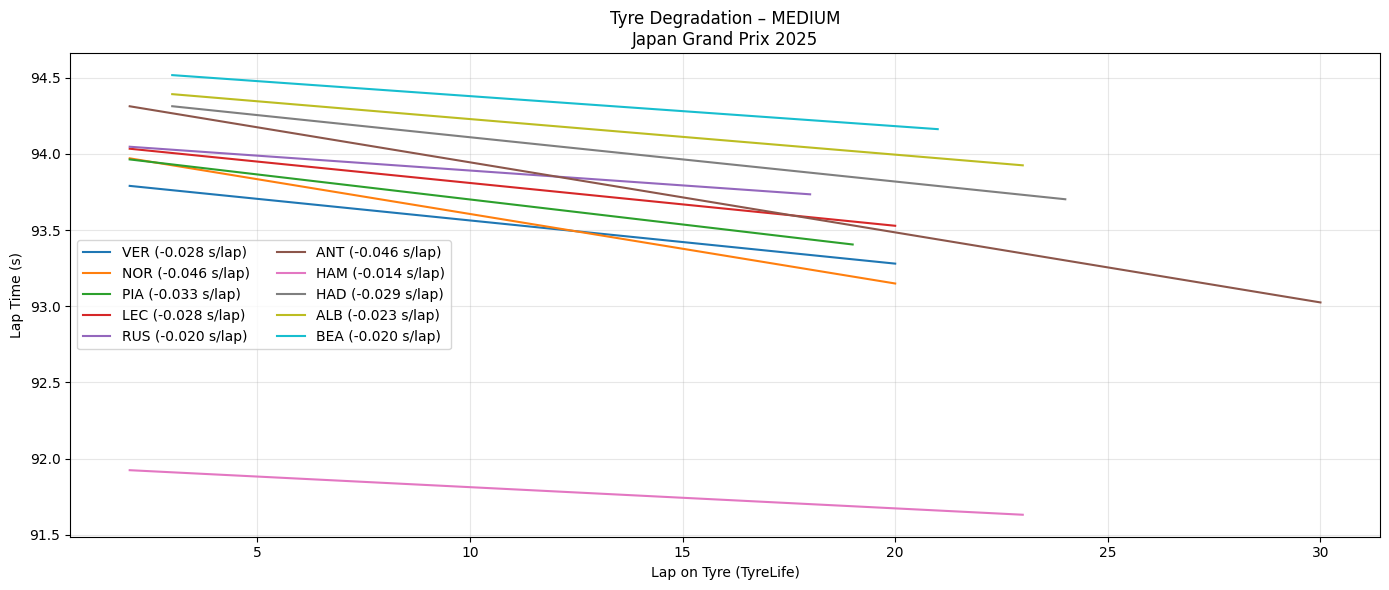

This chart was generated by the following Python code:
import fastf1, os
import pandas as pd
import numpy as np
import matplotlib.pyplot as plt
from pathlib import Path

# ========= CONFIG =========
YEAR = 2025
GP = "Japan Grand Prix"
SESSION = "R"
COMPOUND = "MEDIUM"      # SOFT / MEDIUM / HARD
TOP_N = 10             # Top N finishers
CACHE_DIR = Path("/content/fastf1_cache")

# ========= CACHE =========
CACHE_DIR.mkdir(parents=True, exist_ok=True)
fastf1.Cache.enable_cache(CACHE_DIR)

# ========= LOAD SESSION =========
session = fastf1.get_session(YEAR, GP, SESSION)
session.load()

laps = session.laps.copy()
laps = laps[laps["IsAccurate"]]

# Convert laptime to seconds
laps["LapTimeSec"] = laps["LapTime"].dt.total_seconds()

# ========= SELECT TOP DRIVERS =========
drivers = (
    session.results
    .sort_values("Position")
    .head(TOP_N)["Abbreviation"]
    .tolist()
)

laps = laps[laps["Driver"].isin(drivers)]

# ========= CLEAN LAPS =========
laps = laps[
    laps["PitInTime"].isna() &
    laps["PitOutTime"].isna() &
    (laps["Compound"] == COMPOUND)
]

# ========= REMOVE OUTLIERS (IQR PER DRIVER PER STINT) =========
clean = []

for (d, stint), dl in laps.groupby(["Driver", "Stint"]):
    if len(dl) < 5:
        continue

    q1, q3 = dl["LapTimeSec"].quantile([0.25, 0.75])
    iqr = q3 - q1

    dl = dl[
        (dl["LapTimeSec"] >= q1 - 1.5 * iqr) &
        (dl["LapTimeSec"] <= q3 + 1.5 * iqr)
    ]

    clean.append(dl)

clean = pd.concat(clean)

# ========= PLOT TYRE DEGRADATION =========
plt.figure(figsize=(14,6))

for d in drivers:
    dl = clean[clean["Driver"] == d]

    # pilih stint terpanjang untuk driver tsb
    if dl.empty:
        continue

    stint_id = (
        dl.groupby("Stint").size().idxmax()
    )

    stint_laps = dl[dl["Stint"] == stint_id]

    if len(stint_laps) < 5:
        continue

    x = stint_laps["TyreLife"]
    y = stint_laps["LapTimeSec"]

    # Linear regression → degradation slope
    z = np.polyfit(x, y, 1)
    y_fit = np.polyval(z, x)

    plt.plot(x, y_fit, label=f"{d} ({z[0]:+.03f} s/lap)")

plt.title(f"Tyre Degradation – {COMPOUND}\n{GP} {YEAR}")
plt.xlabel("Lap on Tyre (TyreLife)")
plt.ylabel("Lap Time (s)")
plt.grid(alpha=0.3)
plt.legend(ncol=2)
plt.tight_layout()
plt.show()
